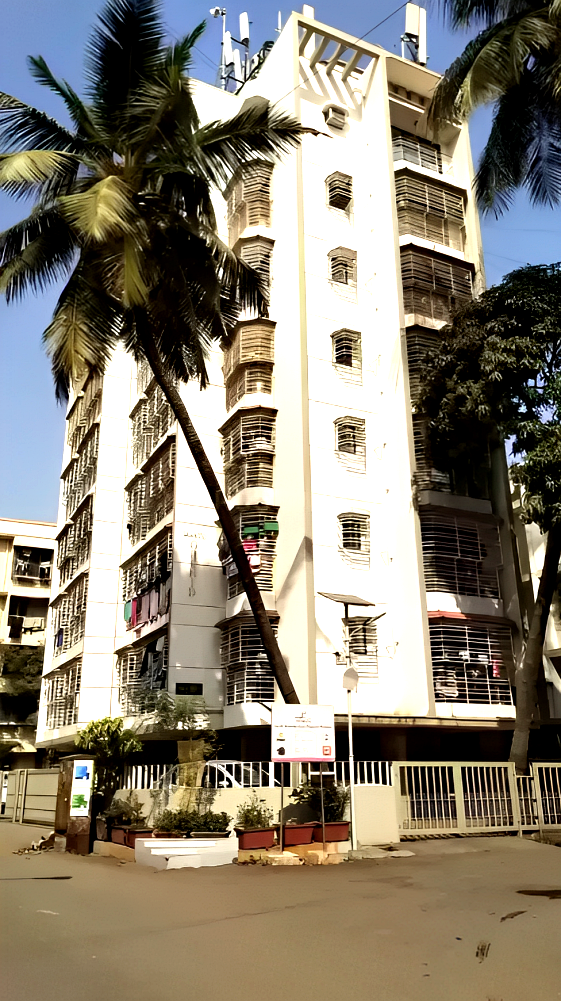
#> input picture enhanced_image.png, 561 x 1001 px
$ python -i streamlit_app.py   (imports and definitions only)
#> lines starting #> are read from the running program, lines starting #| are printed output that depends on the picture
import os
import streamlit as st
from PIL import Image, ImageEnhance, ImageFilter
import tempfile
import shutil
import sys
import subprocess

# Check if running in development
# [6 lines not run here, left out]

# Create temp directories for upload and download
# [4 lines left out: function create_temp_directories, not called in this run]

# Clean up temp directories
def cleanup_temp_directories(upload_dir, download_dir):
    shutil.rmtree(upload_dir, ignore_errors=True)
    shutil.rmtree(download_dir, ignore_errors=True)

def enhance_image(input_image_path, output_image_path):
    # Open the image
#> called with input_image_path = 'enhanced_image.png', output_image_path = 'out.png'
    image = Image.open(input_image_path)
#> image is the input picture: PIL image 561x1001 RGBA; mean R, G, B, A 134.5, 127.2, 113.2, 255

    # Enhance brightness
    enhancer = ImageEnhance.Brightness(image)
    image = enhancer.enhance(1.2)  # Increase brightness by 20%
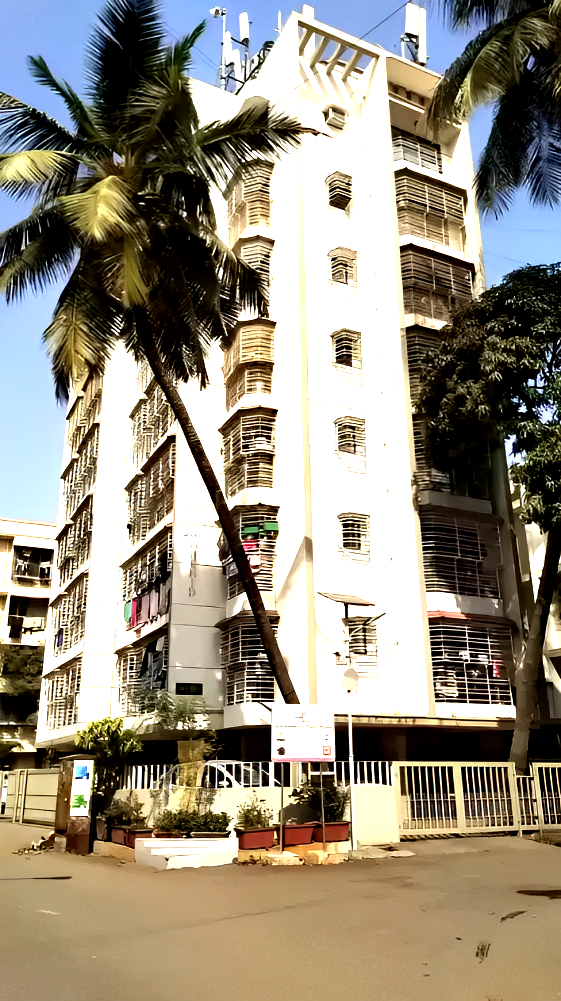
#> image: PIL image 561x1001 RGBA; mean R, G, B, A 148.6, 141.1, 125.7, 255

    # Enhance contrast
    enhancer = ImageEnhance.Contrast(image)
    image = enhancer.enhance(1.2)  # Increase contrast by 20%
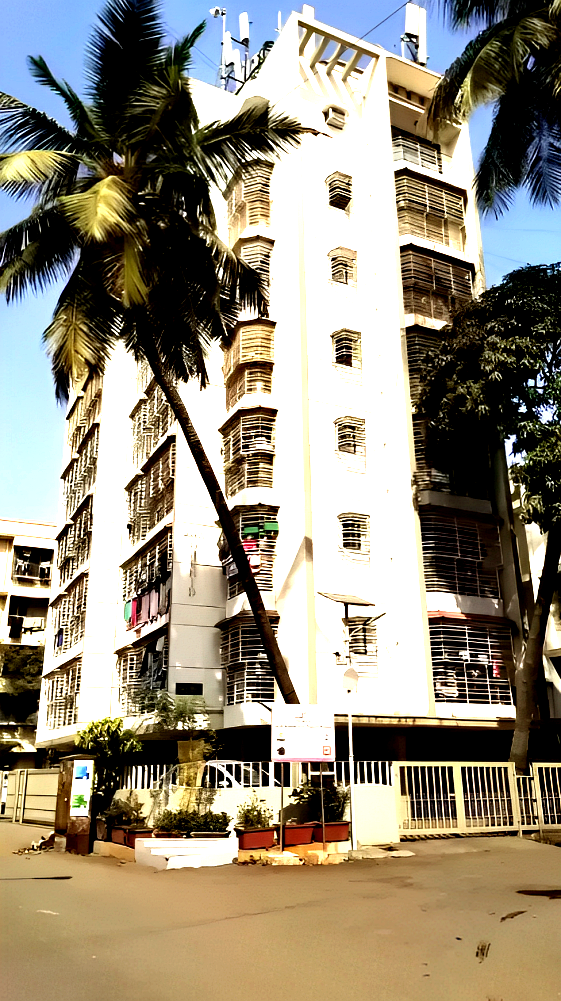
#> image: PIL image 561x1001 RGBA; mean R, G, B, A 146.9, 139.1, 122.4, 255

    # Enhance sharpness
    enhancer = ImageEnhance.Sharpness(image)
    image = enhancer.enhance(1.6)  # Increase sharpness by 20%

    # Save the enhanced image
    image.save(output_image_path)

# Function to handle successful download
def download_success():
    st.success('Download completed successfully!')

# Main function
# [59 lines left out: function main, not called in this run]

# Run the app
# [2 lines not run here, left out]

>>> result = enhance_image('enhanced_image.png', 'out.png')

$ run again, on enhanced_Mockup-1.png
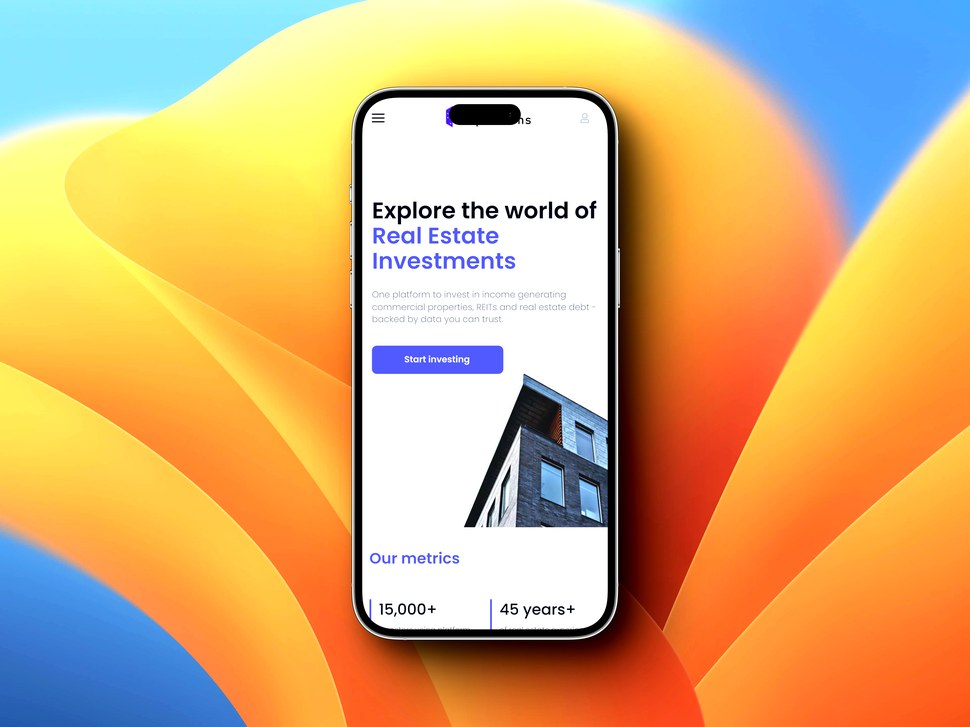
#> input picture enhanced_Mockup-1.png, 970 x 727 px, shrunk from 4800 x 3600 before the run
#> in enhance_image, image is the input picture: PIL image 970x727 RGBA; mean R, G, B, A 213.7, 175.5, 120.6, 255
#> in enhance_image, `image = enhancer.enhance(1.2)`:
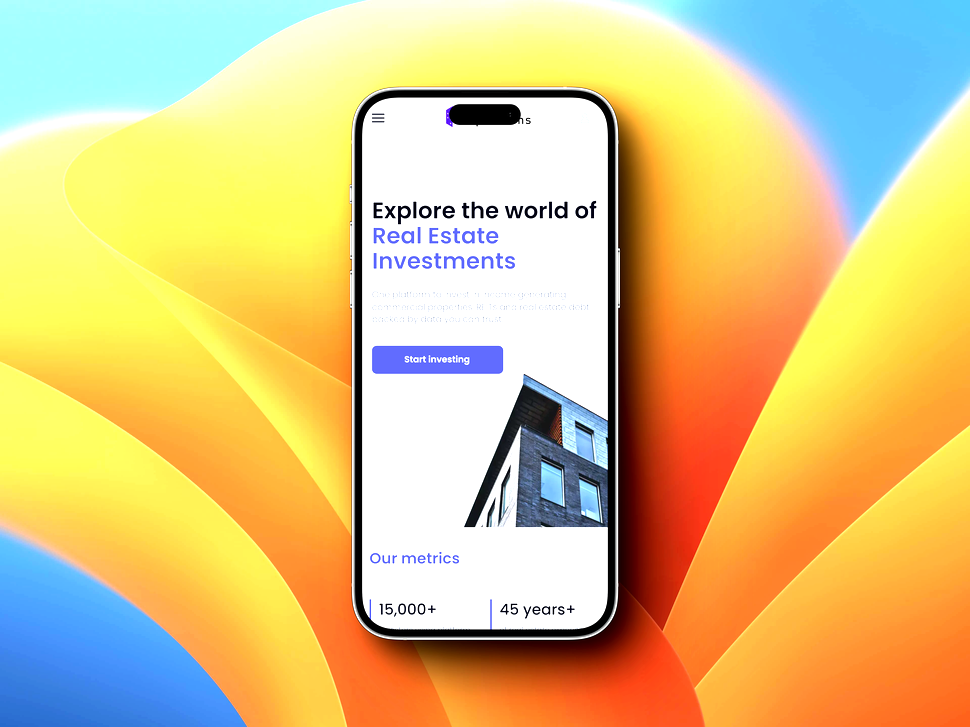
#> image: PIL image 970x727 RGBA; mean R, G, B, A 220.1, 196.3, 131.6, 255
#> in enhance_image, `image = enhancer.enhance(1.2)`:
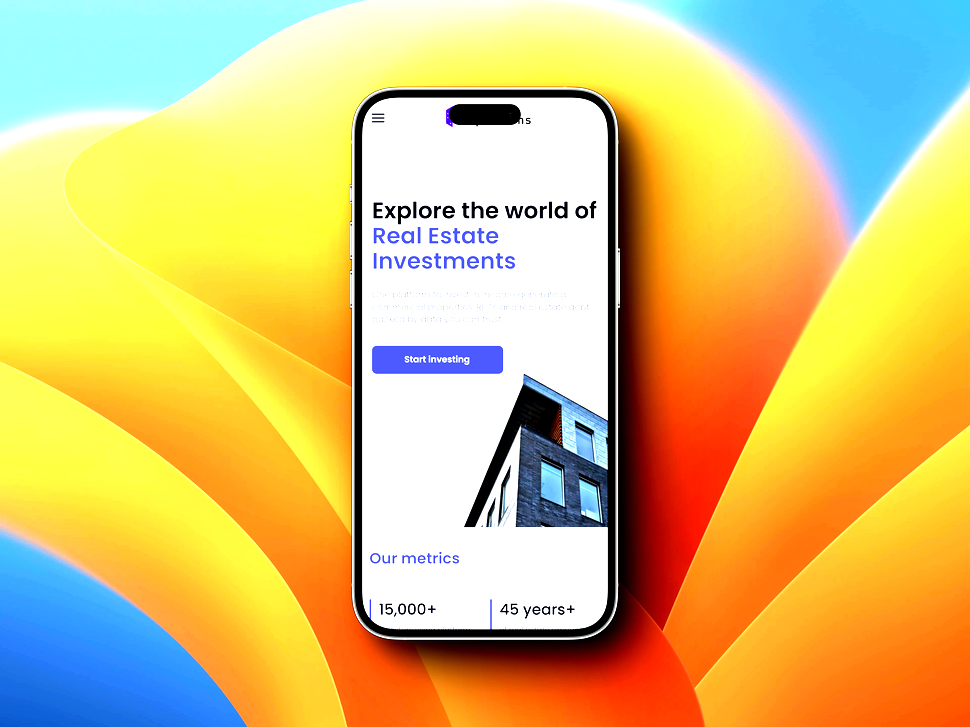
#> image: PIL image 970x727 RGBA; mean R, G, B, A 216.8, 192.8, 117.5, 255
